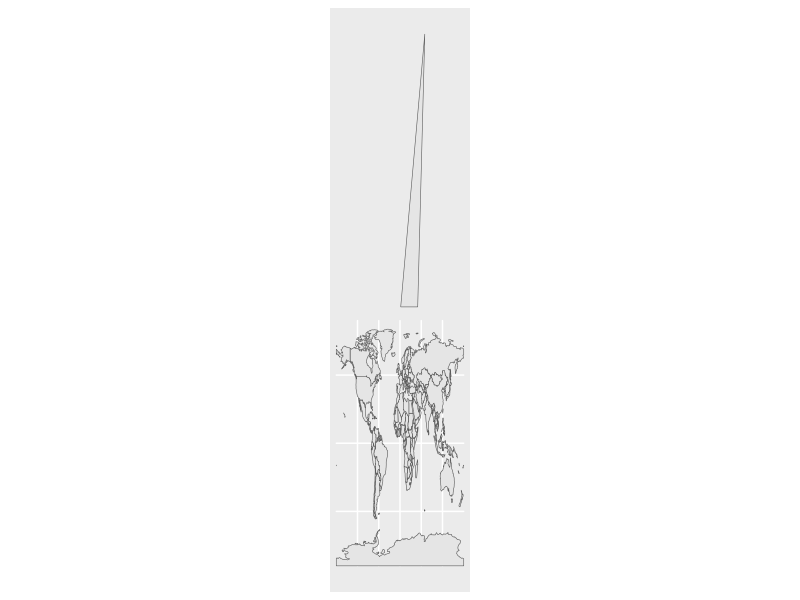

Reproduce this figure in R.
## ---- chunk 1
knitr::opts_chunk$set(echo = TRUE)

library(sf) 
library(raster)
library(spData)
library(dplyr)
library(ggplot2)
## ---- chunk 2
lnd_point = st_point(c(18,53))
lnd_geom = st_sfc(lnd_point, crs = 4326)
lnd_attrib = data.frame(
  name ="Toruń",
  temperature = 8,
  date = as.Date("2020-04-05"))

lnd_sf =st_sf(lnd_attrib, geometry = lnd_geom)
lnd_sf

## ---- chunk 3
polygon_list = list(rbind(c(2,100), c(50,100), c(70,300),c(2,100)))
kwadrat <- st_polygon(polygon_list) %>%
st_sfc(crs = 4326) %>%
  st_sf()
            
## ---- chunk 4
linestring_matrix = rbind(c(18,70))
line <- st_linestring(linestring_matrix) %>%
st_sfc(crs = 4326) %>%
  st_sf()

## ---- chunk 5
ggplot()+
  geom_sf(data=world)+
  geom_sf(data=kwadrat)+
  geom_sf(data=line)
  
